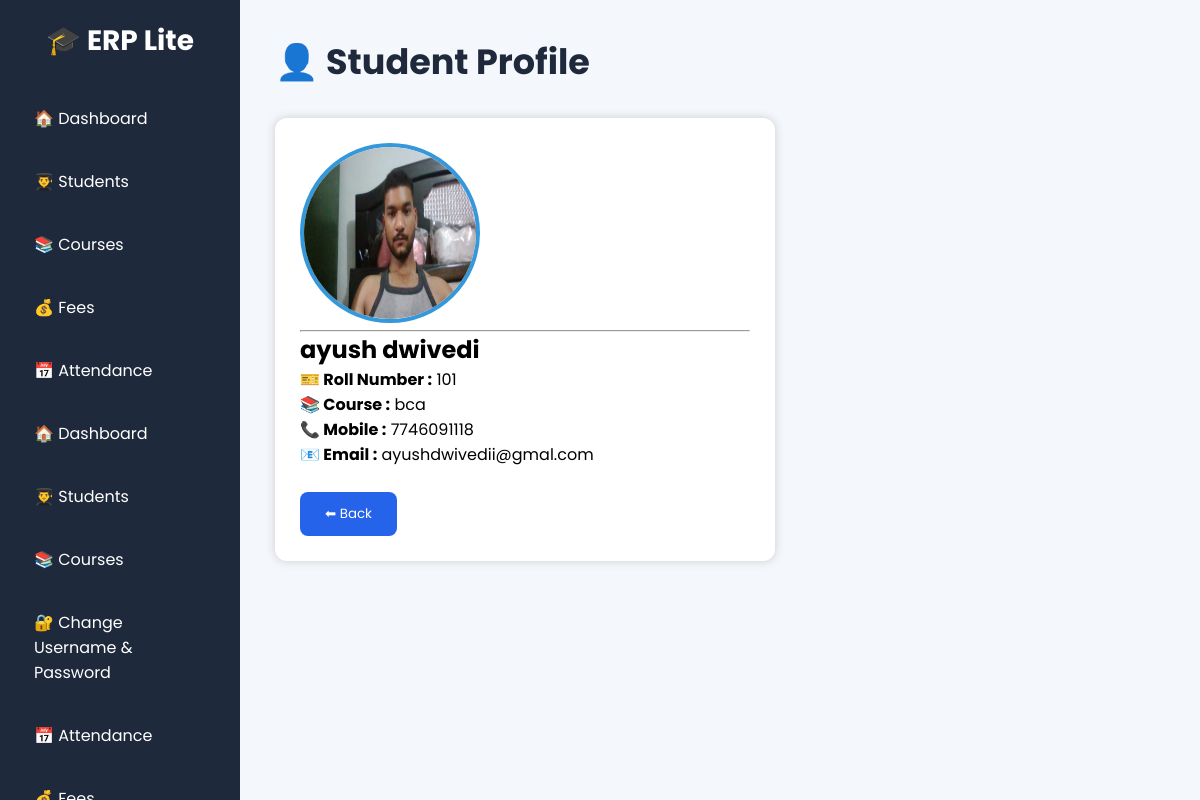
Page /student/1 (signed in) on the committed database.
### tables this page shows
CREATE TABLE students(
    id INTEGER PRIMARY KEY AUTOINCREMENT,
    name TEXT,
    roll TEXT UNIQUE,
    course TEXT,
    mobile TEXT,
    email TEXT,
    photo TEXT,
    face_encoding BLOB
);

### app.py (the view)
@app.route("/student/<int:id>")
def view_student(id):
    if "user" not in session:
        return redirect(url_for("home"))
    connection = sqlite3.connect("college.db")
    cursor = connection.cursor()
    cursor.execute(
        "SELECT * FROM students WHERE id=?",
        (id,)
    )
    student = cursor.fetchone()
    connection.close()
    return render_template(
        "student_profile.html",
        student=student
    )

### templates/student_profile.html (shortened to what this page needs)
<!DOCTYPE html>
<html lang="en">
<head>
    <link rel="stylesheet" href="{{ url_for('static', filename='style.css') }}">
</head>
<body>
    <div class="container">
        <div class="sidebar">
            <h2>🎓 ERP Lite</h2>
            <a href="/dashboard">🏠 Dashboard</a>
            <a href="/students">👨‍🎓 Students</a>
            <a href="/courses">📚 Courses</a>
            <a href="/fees">💰 Fees</a>
            <a href="/attendance">📅 Attendance</a>
            <a href="/dashboard">🏠 Dashboard</a>
            <a href="/students">👨‍🎓 Students</a>
            <a href="/courses">📚 Courses</a>
            <a href="/change-admin">🔐 Change Username & Password</a>
            <a href="/attendance">📅 Attendance</a>
            <a href="/fees">💰 Fees</a>
        </div>
        <div class="content">
            <h1>👤 Student Profile</h1>
            <div style="background:white;padding:25px;border-radius:12px;width:500px;box-shadow:0 0 10px #ccc;">
                {% if student[6] %}
                <img src="{{ url_for('static', filename='uploads/' + student[6]) }}" width="180" height="180"
                    style="border-radius:50%;border:4px solid #3498db;">
                {% else %}
                <h3>No Photo</h3>
                {% endif %}
                <hr>
                <h2>{{ student[1] }}</h2>
                <p><b>🎫 Roll Number :</b> {{ student[2] }}</p>
                <p><b>📚 Course :</b> {{ student[3] }}</p>
                <p><b>📞 Mobile :</b> {{ student[4] }}</p>
                <p><b>📧 Email :</b> {{ student[5] }}</p>
                <br>
                <a href="/students">
                    <button>⬅ Back</button>
                </a>
            </div>
        </div>
    </div>
</body>
</html>

### static/style.css (style rules this page uses)
* { margin: 0; padding: 0; box-sizing: border-box; font-family: 'Poppins', sans-serif; }
body { background: #f4f7fc; }
.container { display: flex; }
.sidebar { width: 240px; height: 100vh; background: #1e293b; position: fixed; left: 0; top: 0; overflow: auto; padding: 20px; }
.sidebar h2 { color: white; text-align: center; margin-bottom: 30px; font-size: 28px; }
.sidebar a { display: block; color: white; text-decoration: none; padding: 14px; margin-bottom: 10px; border-radius: 10px; transition: .3s; font-size: 16px; }
.content { margin-left: 240px; width: 100%; padding: 35px; }
.content h1 { color: #1e293b; margin-bottom: 30px; font-size: 35px; }
button { background: #2563eb; color: white; border: none; padding: 12px 25px; border-radius: 8px; cursor: pointer; transition: .3s; }

### rows in the picture
students: photo (picture), name "ayush dwivedi", roll "101", course "bca", mobile "7746091118", email "ayushdwivedii@gmal.com"
